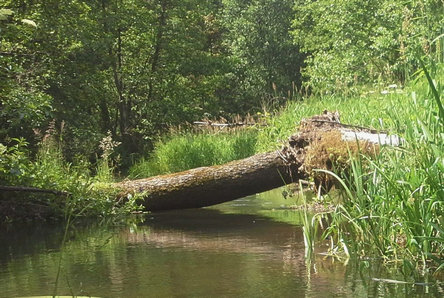
%> input picture rzeczka_mniejsza.jpg, 444 x 298 px
$ octave lab5_1.m   (GNU Octave 9; MATLAB toolbox functions it lacks are replaced by stand-ins)
%> lines starting %> are read from the running program, lines starting %| are printed output that depends on the picture; in (x1, y1, x2, y2) boxes, pixels count from 0 and x2, y2 are one past the last pixel; in counts of white or black regions, pixels touching at a corner belong together; the program's own positions count from 1
clear all; clf; clc;

img8 = imread("rzeczka_mniejsza.jpg");
%> img8 is the input picture: size 298x444x3 uint8; mean R, G, B 104.7, 113.4, 68.7
img = double(img8);

img_r = img(:, :, 1);
img_g = img(:, :, 2);
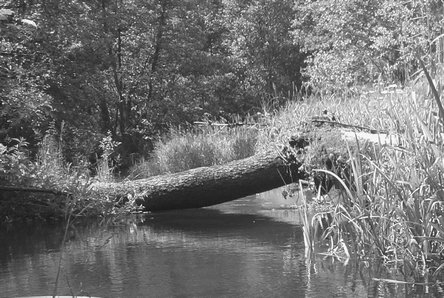
%> img_g: size 298x444 double; min 12, max 255, mean 113.4
img_b = img(:, :, 3);
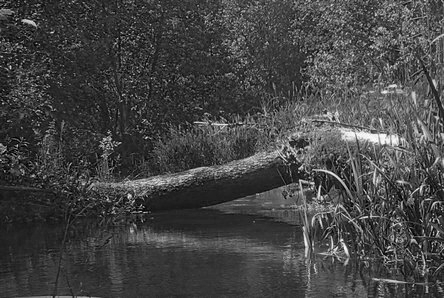
%> img_b: size 298x444 double; min 0, max 255, mean 68.7

# skalowanie do zakresu [0; 1]
img_r /= 255;
img_g /= 255;
img_b /= 255;

max_rgb = max(max(img_r, img_g), img_b);
min_rgb = min(min(img_r, img_g), img_b);
chroma = max_rgb - min_rgb;

# obliczanie H (hue)
img_h = chroma;
chroma_test = chroma <= 0.001;
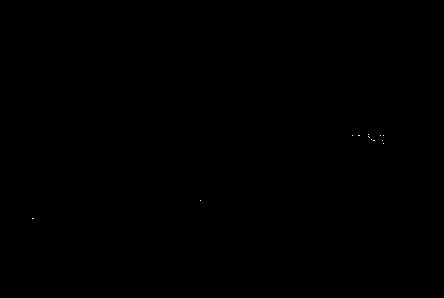
%> chroma_test: size 298x444 logical; 0.01% white in thin lines or dots, all inside (x1, y1, x2, y2) = (32, 134, 384, 219)
r_test = and(img_r == max_rgb, !chroma_test);
%> r_test: size 298x444 logical; 24.3% white; 215 white regions (170 under 20 px), largest, box (x1, y1, x2, y2) and area: (101, 110, 387, 298) 25242, (0, 185, 68, 244) 1682, (162, 105, 272, 134) 1235
g_test = and(img_g == max_rgb, !chroma_test);
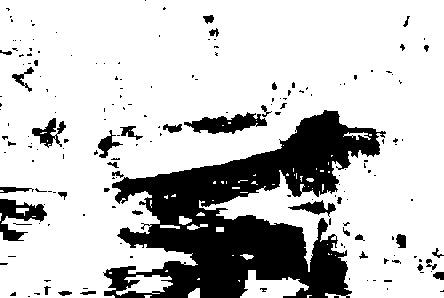
%> g_test: size 298x444 logical; 77.9% white; 180 black regions (142 under 20 px), largest, box (x1, y1, x2, y2) and area: (103, 110, 386, 298) 24037, (184, 112, 267, 134) 971, (0, 199, 47, 241) 911
b_test = and(img_b == max_rgb, !chroma_test);
%> b_test: size 298x444 logical; 0.03% white in thin lines or dots, all inside (x1, y1, x2, y2) = (0, 96, 396, 209)
img_h(chroma_test) = 0;
img_h(r_test) = mod((img_g - img_b)./chroma, 6)(r_test);
img_h(g_test) = (((img_b - img_r)./chroma) + 2)(g_test);
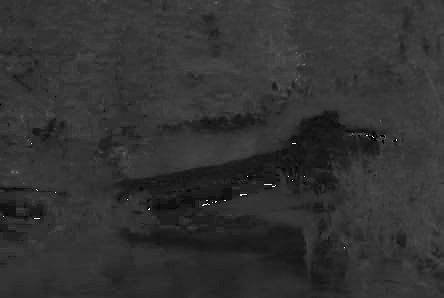
%> img_h: size 298x444 double; min 0, max 5.9, mean 1.17; drawn with min black and max white
img_h(b_test) = (((img_r - img_g)./chroma) + 4)(b_test);
%> img_h: size 298x444 double; 0.03% of pixels changed, all inside (x1, y1, x2, y2) = (0, 96, 396, 209)
img_h = img_h * 60;

# obliczanie L (lightness)
img_l = (max_rgb + min_rgb) / 2;
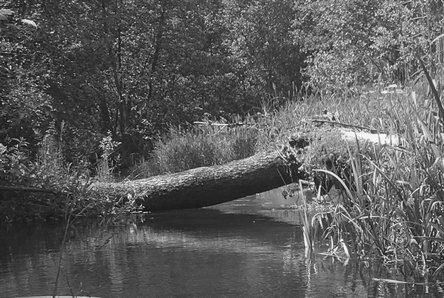
%> img_l: size 298x444 double; min 0.0235, max 0.996, mean 0.361

# obliczanie S (saturation)
img_s = img_l;
l_test = (img_l <= 0.001) | (img_l >= 0.999);
%> l_test: size 298x444 logical; every value is 0
img_s(l_test) = 0;
img_s(!l_test) = (chroma ./ (1 - abs(2 * img_l - 1)))(!l_test);
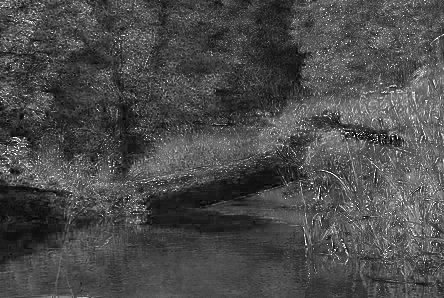
%> img_s: size 298x444 double; min 0, max 1, mean 0.296
img_l *= 255;
img_s *= 255;

subplot(2, 2, 1);
imshow(img/255);
title("RGB");

subplot(2, 2, 2);
imshow(img_h/255);
title("Hue");

subplot(2, 2, 3);
imshow(img_s/255);
title("Saturation");

subplot(2, 2, 4);
imshow(img_l/255);
title("Lightness");

$ run again, with krajobraz.jpg copied over rzeczka_mniejsza.jpg
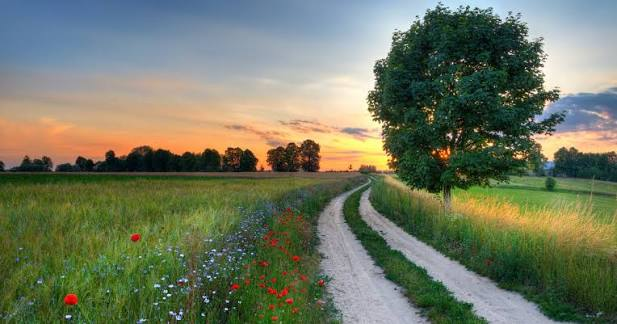
%> input picture krajobraz.jpg, 617 x 324 px
%> img8 is the input picture: size 324x617x3 uint8; mean R, G, B 112.5, 119.7, 96.8
%> chroma_test: size 324x617 logical; 0.05% white in thin lines or dots, all inside (x1, y1, x2, y2) = (31, 49, 603, 289)
%> `r_test = and(img_r == max_rgb, !chroma_test);`:
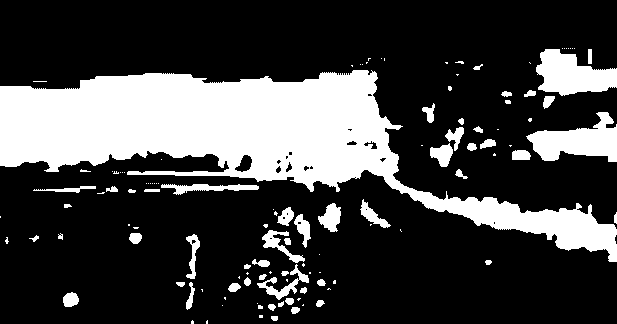
%> r_test: size 324x617 logical; 25.6% white; 123 white regions (69 under 20 px), largest, box (x1, y1, x2, y2) and area: (0, 70, 617, 262) 40043, (526, 112, 617, 162) 2507, (536, 49, 617, 96) 2434
%> g_test: size 324x617 logical; 49.3% white; 110 white regions (97 under 20 px), largest, box (x1, y1, x2, y2) and area: (0, 151, 617, 324) 65715, (263, 9, 617, 229) 31876, (239, 155, 252, 172) 159
%> b_test: size 324x617 logical; 26.2% white; 78 white regions (42 under 20 px), largest, box (x1, y1, x2, y2) and area: (0, 0, 617, 89) 36152, (318, 218, 431, 324) 5860, (372, 224, 570, 324) 4616
%> l_test: size 324x617 logical; every value is 0
%> `imshow(img_h/255);`:
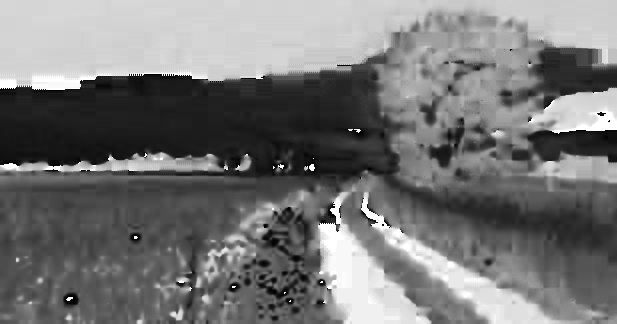
%> displayed picture: size 324x617, on the screen's scale of 0 to 255; min 0, max 255, mean 117.4

$ run again, with plaza1.png saved as rzeczka_mniejsza.jpg
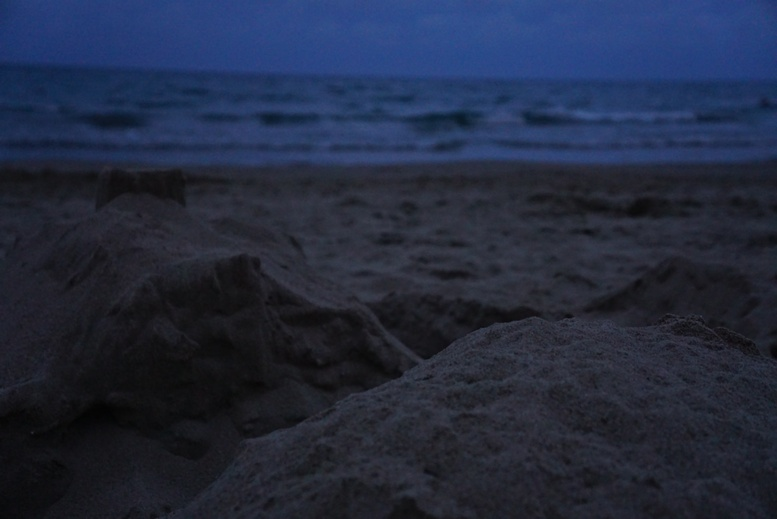
%> input picture plaza1.png, 777 x 519 px
%> img8 is the input picture: size 519x777x3 uint8; mean R, G, B 34.8, 42.5, 63.6
%> `chroma_test = chroma <= 0.001;`:
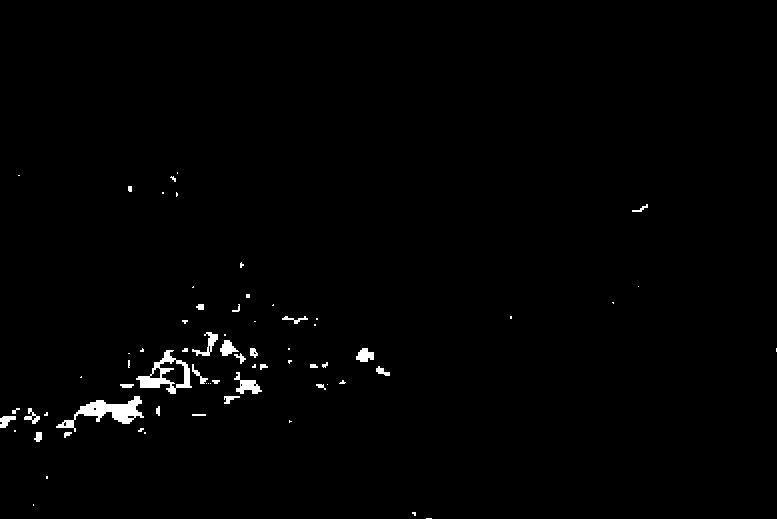
%> chroma_test: size 519x777 logical; 1% white; 69 white regions (39 under 20 px), largest, box (x1, y1, x2, y2) and area: (56, 396, 144, 432) 1070, (136, 350, 192, 394) 809, (234, 372, 262, 394) 270
%> r_test: size 519x777 logical; 0.25% white; 57 white regions (42 under 20 px), largest, box (x1, y1, x2, y2) and area: (236, 270, 246, 288) 120, (304, 312, 316, 326) 95, (182, 350, 196, 364) 76
%> g_test: size 519x777 logical; 0.17% white; 40 white regions (31 under 20 px), largest, box (x1, y1, x2, y2) and area: (172, 360, 184, 384) 152, (76, 414, 90, 422) 72, (228, 390, 240, 396) 48
%> b_test: size 519x777 logical; 98.6% white; 67 black regions (34 under 20 px), largest, box (x1, y1, x2, y2) and area: (136, 332, 218, 394) 1411, (54, 396, 144, 432) 1297, (224, 372, 264, 404) 464
%> l_test: size 519x777 logical; every value is 0
%> `imshow(img_h/255);`:
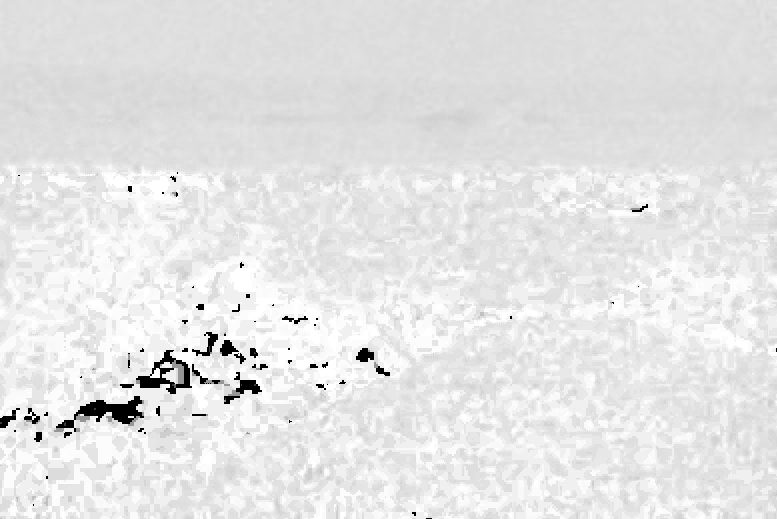
%> displayed picture: size 519x777, on the screen's scale of 0 to 255; min 0, max 255, mean 228.3
